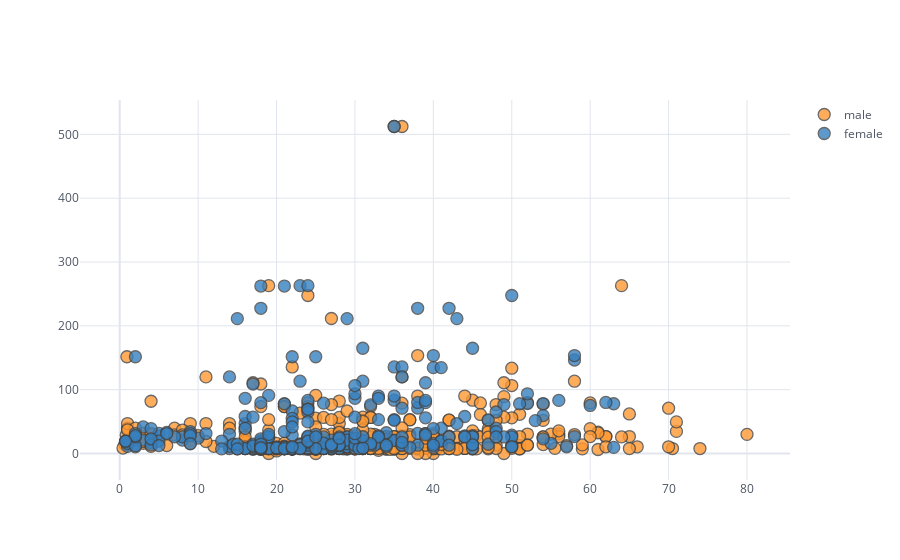

Notebook cell for this chart:
### Markdown cell above
**Scatter plots are commonly used to visualize the relationship between two numerical variables. For the variables “Fare” and “Age,” we’ll use scatter plots. “Categories” allows us to display the variables of a selected feature in various colors (sex of passengers in this case).**

### Code cell
df.iplot(kind="scatter", theme="white",x="Age",y="Fare",
            categories="Sex")

### Figure 1 — Plotly figure (JSON) as saved in the notebook; plotly's stock layout.template omitted (floating-point values rounded to 4 significant figures; data arrays with more than 128 entries replaced by an {"elided": "..."} marker saying what was removed)
{"data": [{"marker": {"color": "rgba(255, 153, 51, 1.0)", "line": {"width": 1.3}, "opacity": 0.8, "size": 12, "symbol": "circle"}, "mode": "markers", "name": "male", "textfont": {"color": "#4D5663"}, "type": "scatter", "x": {"elided": "577 float values"}, "y": {"elided": "577 float values"}}, {"marker": {"color": "rgba(55, 128, 191, 1.0)", "line": {"width": 1.3}, "opacity": 0.8, "size": 12, "symbol": "circle"}, "mode": "markers", "name": "female", "textfont": {"color": "#4D5663"}, "type": "scatter", "x": {"elided": "314 float values"}, "y": {"elided": "314 float values"}}], "layout": {"legend": {"bgcolor": "#FFFFFF", "font": {"color": "#4D5663"}}, "paper_bgcolor": "#FFFFFF", "plot_bgcolor": "#FFFFFF", "title": {"font": {"color": "#4D5663"}}, "xaxis": {"gridcolor": "#E1E5ED", "showgrid": true, "tickfont": {"color": "#4D5663"}, "title": {"font": {"color": "#4D5663"}, "text": ""}, "zerolinecolor": "#E1E5ED"}, "yaxis": {"gridcolor": "#E1E5ED", "showgrid": true, "tickfont": {"color": "#4D5663"}, "title": {"font": {"color": "#4D5663"}, "text": ""}, "zerolinecolor": "#E1E5ED"}}}
